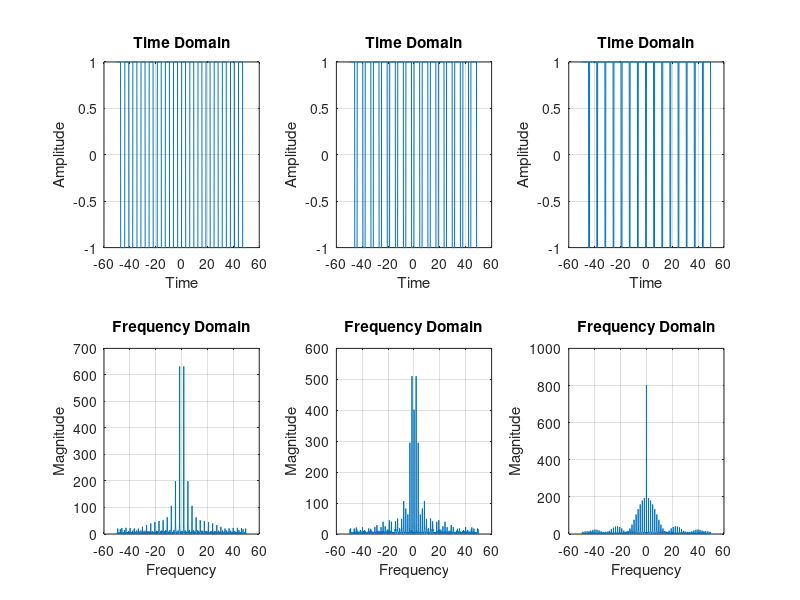

Here is the MATLAB script that generated this plot:
% 信号与系统小班课

% 生成周期为1的脉冲
% 生成方形脉冲信号
t1 = linspace(-50, 50, 1000);
x1 = square(t1, 50);
t2 = linspace(-50, 50, 1000);
x2 = square(t2, 70);
t3 = linspace(-50, 50, 1000);
x3 = square(t3, 90);

% 计算频谱
X1 = fftshift(fft(x1));
X2 = fftshift(fft(x2));
X3 = fftshift(fft(x3));

% 绘制时域和频域波形
subplot(2, 3, 1);
plot(t1, x1);
xlabel('Time');
ylabel('Amplitude');
title('Time Domain');
grid on;

subplot(2, 3, 4);
f = linspace(-500, 499, 1000);
plot(t1, abs(X1));
xlabel('Frequency');
ylabel('Magnitude');
title('Frequency Domain');
grid on;

% 绘制时域和频域波形
subplot(2, 3, 2);
plot(t2, x2);
xlabel('Time');
ylabel('Amplitude');
title('Time Domain');
grid on;

subplot(2, 3, 5);
f = linspace(-500, 499, 1000);
plot(t2, abs(X2));
xlabel('Frequency');
ylabel('Magnitude');
title('Frequency Domain');
grid on;

% 绘制时域和频域波形
subplot(2, 3, 3);
plot(t3, x3);
xlabel('Time');
ylabel('Amplitude');
title('Time Domain');
grid on;

subplot(2, 3, 6);
f = linspace(-500, 499, 1000);
plot(t3, abs(X3));
xlabel('Frequency');
ylabel('Magnitude');
title('Frequency Domain');
grid on;
